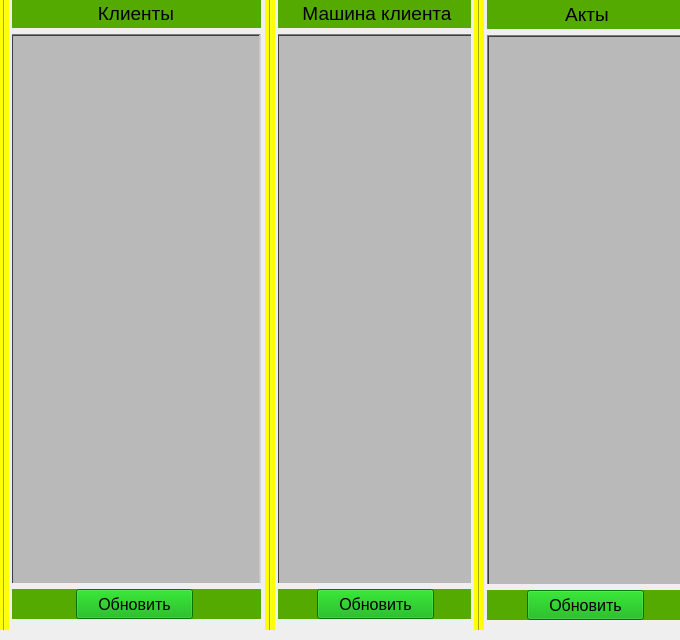
           <widget class="QFrame" name="frame_main_listWidget">
            <property name="minimumSize">
             <size>
              <width>680</width>
              <height>0</height>
             </size>
            </property>
            <property name="maximumSize">
             <size>
              <width>680</width>
              <height>16777215</height>
             </size>
            </property>
            <property name="layoutDirection">
             <enum>Qt::LeftToRight</enum>
            </property>
            <property name="autoFillBackground">
             <bool>false</bool>
            </property>
            <property name="frameShape">
             <enum>QFrame::NoFrame</enum>
            </property>
            <property name="frameShadow">
             <enum>QFrame::Plain</enum>
            </property>
            <widget class="QWidget" name="gridLayoutWidget">
             <property name="geometry">
              <rect>
               <x>-1</x>
               <y>-1</y>
               <width>681</width>
               <height>631</height>
              </rect>
             </property>
             <property name="autoFillBackground">
              <bool>false</bool>
             </property>
             <layout class="QGridLayout" name="gridLayout_listWidget">
              <property name="sizeConstraint">
               <enum>QLayout::SetMaximumSize</enum>
              </property>
              <property name="horizontalSpacing">
               <number>3</number>
              </property>
              <property name="verticalSpacing">
               <number>2</number>
              </property>
              <item row="0" column="1">
               <widget class="QFrame" name="frame_root_listWidget_client">
                <property name="minimumSize">
                 <size>
                  <width>250</width>
                  <height>0</height>
                 </size>
                </property>
                <property name="maximumSize">
                 <size>
                  <width>250</width>
                  <height>16777215</height>
                 </size>
                </property>
                <property name="autoFillBackground">
                 <bool>false</bool>
                </property>
                <property name="frameShape">
                 <enum>QFrame::NoFrame</enum>
                </property>
                <property name="frameShadow">
                 <enum>QFrame::Raised</enum>
                </property>
                <widget class="QWidget" name="verticalLayoutWidget_2">
                 <property name="geometry">
                  <rect>
                   <x>-1</x>
                   <y>-1</y>
                   <width>261</width>
                   <height>621</height>
                  </rect>
                 </property>
                 <property name="autoFillBackground">
                  <bool>false</bool>
                 </property>
                 <layout class="QVBoxLayout" name="verticalLayout_listWidget_client">
                  <property name="sizeConstraint">
                   <enum>QLayout::SetMaximumSize</enum>
                  </property>
                  <item>
                   <widget class="QFrame" name="frame_label_client_list">
                    <property name="maximumSize">
                     <size>
                      <width>250</width>
                      <height>30</height>
                     </size>
                    </property>
                    <property name="autoFillBackground">
                     <bool>false</bool>
                    </property>
                    <property name="styleSheet">
                     <string notr="true">background-color: rgb(85, 170, 0);</string>
                    </property>
                    <property name="frameShape">
                     <enum>QFrame::StyledPanel</enum>
                    </property>
                    <property name="frameShadow">
                     <enum>QFrame::Raised</enum>
                    </property>
                    <widget class="QLabel" name="label_client_list">
                     <property name="geometry">
                      <rect>
                       <x>0</x>
                       <y>0</y>
                       <width>250</width>
                       <height>30</height>
                      </rect>
                     </property>
                     <property name="minimumSize">
                      <size>
                       <width>250</width>
                       <height>30</height>
                      </size>
                     </property>
                     <property name="maximumSize">
                      <size>
                       <width>250</width>
                       <height>30</height>
                      </size>
                     </property>
                     <property name="font">
                      <font>
                       <pointsize>14</pointsize>
                      </font>
                     </property>
                     <property name="autoFillBackground">
                      <bool>false</bool>
                     </property>
                     <property name="styleSheet">
                      <string notr="true"/>
                     </property>
                     <property name="text">
                      <string>Клиенты</string>
                     </property>
                     <property name="alignment">
                      <set>Qt::AlignCenter</set>
                     </property>
                    </widget>
                   </widget>
                  </item>
                  <item>
                   <widget class="QFrame" name="frame_listWidget_client_list">
                    <property name="maximumSize">
                     <size>
                      <width>250</width>
                      <height>16777215</height>
                     </size>
                    </property>
                    <property name="autoFillBackground">
                     <bool>false</bool>
                    </property>
                    <property name="styleSheet">
                     <string notr="true">background-color: rgb(185, 185, 185);</string>
                    </property>
                    <property name="frameShape">
                     <enum>QFrame::StyledPanel</enum>
                    </property>
                    <property name="frameShadow">
                     <enum>QFrame::Raised</enum>
                    </property>
                    <widget class="QListWidget" name="listWidget_client_list">
                     <property name="geometry">
                      <rect>
                       <x>0</x>
                       <y>0</y>
                       <width>250</width>
                       <height>557</height>
                      </rect>
                     </property>
                     <property name="minimumSize">
                      <size>
                       <width>250</width>
                       <height>0</height>
                      </size>
                     </property>
                     <property name="maximumSize">
                      <size>
                       <width>250</width>
                       <height>16777215</height>
                      </size>
                     </property>
                     <property name="font">
                      <font>
                       <pointsize>12</pointsize>
                      </font>
                     </property>
                     <property name="autoFillBackground">
                      <bool>true</bool>
                     </property>
                     <property name="styleSheet">
                      <string notr="true">background-color: rgb(185, 185, 185);</string>
                     </property>
                     <property name="frameShape">
                      <enum>QFrame::WinPanel</enum>
                     </property>
                     <property name="autoScroll">
                      <bool>true</bool>
                     </property>
                     <property name="editTriggers">
                      <set>QAbstractItemView::AllEditTriggers</set>
                     </property>
                     <property name="tabKeyNavigation">
                      <bool>true</bool>
                     </property>
                     <property name="showDropIndicator" stdset="0">
                      <bool>false</bool>
                     </property>
                     <property name="alternatingRowColors">
                      <bool>true</bool>
                     </property>
                    </widget>
                   </widget>
                  </item>
                  <item>
                   <widget class="QFrame" name="frame_btn_client_list">
                    <property name="minimumSize">
                     <size>
                      <width>250</width>
                      <height>30</height>
                     </size>
                    </property>
                    <property name="maximumSize">
                     <size>
                      <width>250</width>
                      <height>30</height>
                     </size>
                    </property>
                    <property name="autoFillBackground">
                     <bool>false</bool>
                    </property>
                    <property name="styleSheet">
                     <string>background-color: rgb(85, 170, 0);</string>
                    </property>
                    <property name="frameShape">
                     <enum>QFrame::NoFrame</enum>
                    </property>
                    <property name="frameShadow">
                     <enum>QFrame::Plain</enum>
                    </property>
                    <widget class="QPushButton" name="btn_pushButton_update_client_list">
                     <property name="geometry">
                      <rect>
                       <x>65</x>
                       <y>0</y>
                       <width>117</width>
                       <height>30</height>
                      </rect>
                     </property>
                     <property name="maximumSize">
                      <size>
                       <width>16777215</width>
                       <height>30</height>
                      </size>
                     </property>
                     <property name="font">
                      <font>
                       <pointsize>12</pointsize>
                      </font>
                     </property>
                     <property name="autoFillBackground">
                      <bool>false</bool>
                     </property>
                     <property name="styleSheet">
                      <string notr="true">background-color: rgb(0, 170, 0);
border-bottom-color: rgb(255, 255, 127);</string>
                     </property>
                     <property name="text">
                      <string>Обновить</string>
                     </property>
                    </widget>
                   </widget>
                  </item>
                 </layout>
                </widget>
               </widget>
              </item>
              <item row="0" column="4">
               <widget class="Line" name="line_2">
                <property name="maximumSize">
                 <size>
                  <width>10</width>
                  <height>16777215</height>
                 </size>
                </property>
                <property name="autoFillBackground">
                 <bool>false</bool>
                </property>
                <property name="styleSheet">
                 <string notr="true">background-color: rgb(255, 255, 0);
border-color: rgb(255, 0, 0);</string>
                </property>
                <property name="lineWidth">
                 <number>1</number>
                </property>
                <property name="orientation">
                 <enum>Qt::Vertical</enum>
                </property>
               </widget>
              </item>
              <item row="0" column="5">
               <widget class="QFrame" name="frame_root_listWidget_order">
                <property name="maximumSize">
                 <size>
                  <width>200</width>
                  <height>16777215</height>
                 </size>
                </property>
                <property name="autoFillBackground">
                 <bool>false</bool>
                </property>
                <property name="frameShape">
                 <enum>QFrame::NoFrame</enum>
                </property>
                <property name="frameShadow">
                 <enum>QFrame::Raised</enum>
                </property>
                <widget class="QWidget" name="verticalLayoutWidget_4">
                 <property name="geometry">
                  <rect>
                   <x>0</x>
                   <y>0</y>
                   <width>241</width>
                   <height>621</height>
                  </rect>
                 </property>
                 <property name="autoFillBackground">
                  <bool>false</bool>
                 </property>
                 <layout class="QVBoxLayout" name="verticalLayout_listWidget_order">
                  <property name="sizeConstraint">
                   <enum>QLayout::SetMaximumSize</enum>
                  </property>
                  <item>
                   <widget class="QFrame" name="frame_label_order_list">
                    <property name="maximumSize">
                     <size>
                      <width>200</width>
                      <height>30</height>
                     </size>
                    </property>
                    <property name="autoFillBackground">
                     <bool>false</bool>
                    </property>
                    <property name="styleSheet">
                     <string notr="true">background-color: rgb(85, 170, 0);</string>
                    </property>
                    <property name="frameShape">
                     <enum>QFrame::StyledPanel</enum>
                    </property>
                    <property name="frameShadow">
                     <enum>QFrame::Raised</enum>
                    </property>
                    <widget class="QLabel" name="label_order_list">
                     <property name="geometry">
                      <rect>
                       <x>0</x>
                       <y>0</y>
                       <width>200</width>
                       <height>30</height>
                      </rect>
                     </property>
                     <property name="minimumSize">
                      <size>
                       <width>200</width>
                       <height>30</height>
                      </size>
                     </property>
                     <property name="maximumSize">
                      <size>
                       <width>200</width>
                       <height>30</height>
                      </size>
                     </property>
                     <property name="font">
                      <font>
                       <pointsize>14</pointsize>
                      </font>
                     </property>
                     <property name="autoFillBackground">
                      <bool>false</bool>
                     </property>
                     <property name="styleSheet">
                      <string notr="true"/>
                     </property>
                     <property name="text">
                      <string>Акты</string>
                     </property>
                     <property name="alignment">
                      <set>Qt::AlignCenter</set>
                     </property>
                    </widget>
                   </widget>
                  </item>
                  <item>
                   <widget class="QFrame" name="frame_listWidget_order_list">
                    <property name="autoFillBackground">
                     <bool>false</bool>
                    </property>
                    <property name="styleSheet">
                     <string notr="true">background-color: rgb(185, 185, 185);</string>
                    </property>
                    <property name="frameShape">
                     <enum>QFrame::StyledPanel</enum>
                    </property>
                    <property name="frameShadow">
                     <enum>QFrame::Raised</enum>
                    </property>
                    <widget class="QListWidget" name="listWidget_order_list">
                     <property name="geometry">
                      <rect>
                       <x>0</x>
                       <y>0</y>
                       <width>200</width>
                       <height>557</height>
                      </rect>
                     </property>
                     <property name="minimumSize">
                      <size>
                       <width>200</width>
                       <height>0</height>
                      </size>
                     </property>
                     <property name="maximumSize">
                      <size>
                       <width>200</width>
                       <height>16777215</height>
                      </size>
                     </property>
                     <property name="font">
                      <font>
                       <pointsize>12</pointsize>
                      </font>
                     </property>
                     <property name="autoFillBackground">
                      <bool>true</bool>
                     </property>
                     <property name="styleSheet">
                      <string notr="true">background-color: rgb(185, 185, 185);</string>
                     </property>
                     <property name="frameShape">
                      <enum>QFrame::WinPanel</enum>
                     </property>
                     <property name="editTriggers">
                      <set>QAbstractItemView::AllEditTriggers</set>
                     </property>
                     <property name="tabKeyNavigation">
                      <bool>true</bool>
                     </property>
                     <property name="showDropIndicator" stdset="0">
                      <bool>false</bool>
                     </property>
                     <property name="alternatingRowColors">
                      <bool>true</bool>
                     </property>
                     <property name="selectionBehavior">
                      <enum>QAbstractItemView::SelectRows</enum>
                     </property>
                    </widget>
                   </widget>
                  </item>
                  <item>
                   <widget class="QFrame" name="frame_btn_order_list">
                    <property name="minimumSize">
                     <size>
                      <width>200</width>
                      <height>30</height>
                     </size>
                    </property>
                    <property name="maximumSize">
                     <size>
                      <width>200</width>
                      <height>30</height>
                     </size>
                    </property>
                    <property name="autoFillBackground">
                     <bool>false</bool>
                    </property>
                    <property name="styleSheet">
                     <string>background-color: rgb(85, 170, 0);</string>
                    </property>
                    <property name="frameShape">
                     <enum>QFrame::NoFrame</enum>
                    </property>
                    <property name="frameShadow">
                     <enum>QFrame::Plain</enum>
                    </property>
                    <widget class="QPushButton" name="btn_pushButton_update_order_list">
                     <property name="geometry">
                      <rect>
                       <x>40</x>
                       <y>0</y>
                       <width>117</width>
                       <height>30</height>
                      </rect>
                     </property>
                     <property name="maximumSize">
                      <size>
                       <width>16777215</width>
                       <height>30</height>
                      </size>
                     </property>
                     <property name="font">
                      <font>
                       <pointsize>12</pointsize>
                      </font>
                     </property>
                     <property name="autoFillBackground">
                      <bool>false</bool>
                     </property>
                     <property name="styleSheet">
                      <string notr="true">background-color: rgb(0, 170, 0);
border-bottom-color: rgb(255, 255, 127);</string>
                     </property>
                     <property name="text">
                      <string>Обновить</string>
                     </property>
                    </widget>
                   </widget>
                  </item>
                 </layout>
                </widget>
               </widget>
              </item>
              <item row="0" column="2">
               <widget class="Line" name="a_line">
                <property name="maximumSize">
                 <size>
                  <width>10</width>
                  <height>16777215</height>
                 </size>
                </property>
                <property name="autoFillBackground">
                 <bool>false</bool>
                </property>
                <property name="styleSheet">
                 <string notr="true">background-color: rgb(255, 255, 0);
border-color: rgb(255, 0, 0);</string>
                </property>
                <property name="lineWidth">
                 <number>1</number>
                </property>
                <property name="orientation">
                 <enum>Qt::Vertical</enum>
                </property>
               </widget>
              </item>
              <item row="0" column="0">
               <widget class="Line" name="line">
                <property name="maximumSize">
                 <size>
                  <width>10</width>
                  <height>16777215</height>
                 </size>
                </property>
                <property name="autoFillBackground">
                 <bool>false</bool>
                </property>
                <property name="styleSheet">
                 <string notr="true">background-color: rgb(255, 255, 0);
border-color: rgb(255, 0, 0);</string>
                </property>
                <property name="lineWidth">
                 <number>1</number>
                </property>
                <property name="orientation">
                 <enum>Qt::Vertical</enum>
                </property>
               </widget>
              </item>
              <item row="0" column="3">
               <widget class="QFrame" name="frame_root_lisrWidget_car">
                <property name="maximumSize">
                 <size>
                  <width>200</width>
                  <height>16777215</height>
                 </size>
                </property>
                <property name="autoFillBackground">
                 <bool>false</bool>
                </property>
                <property name="frameShape">
                 <enum>QFrame::NoFrame</enum>
                </property>
                <property name="frameShadow">
                 <enum>QFrame::Raised</enum>
                </property>
                <widget class="QWidget" name="verticalLayoutWidget_3">
                 <property name="geometry">
                  <rect>
                   <x>-1</x>
                   <y>-1</y>
                   <width>202</width>
                   <height>621</height>
                  </rect>
                 </property>
                 <property name="autoFillBackground">
                  <bool>false</bool>
                 </property>
                 <layout class="QVBoxLayout" name="verticalLayout_listWidget_car">
                  <property name="sizeConstraint">
                   <enum>QLayout::SetMaximumSize</enum>
                  </property>
                  <item>
                   <widget class="QFrame" name="frame_label_car_list">
                    <property name="maximumSize">
                     <size>
                      <width>200</width>
                      <height>30</height>
                     </size>
                    </property>
                    <property name="autoFillBackground">
                     <bool>false</bool>
                    </property>
                    <property name="styleSheet">
                     <string notr="true">background-color: rgb(85, 170, 0);</string>
                    </property>
                    <property name="frameShape">
                     <enum>QFrame::StyledPanel</enum>
                    </property>
                    <property name="frameShadow">
                     <enum>QFrame::Raised</enum>
                    </property>
                    <widget class="QLabel" name="label_car_list">
                     <property name="geometry">
                      <rect>
                       <x>0</x>
                       <y>0</y>
                       <width>200</width>
                       <height>30</height>
                      </rect>
                     </property>
                     <property name="minimumSize">
                      <size>
                       <width>200</width>
                       <height>30</height>
                      </size>
                     </property>
                     <property name="maximumSize">
                      <size>
                       <width>200</width>
                       <height>30</height>
                      </size>
                     </property>
                     <property name="font">
                      <font>
                       <pointsize>14</pointsize>
                      </font>
                     </property>
                     <property name="autoFillBackground">
                      <bool>false</bool>
                     </property>
                     <property name="styleSheet">
                      <string notr="true"/>
                     </property>
                     <property name="text">
                      <string>Машина клиента</string>
                     </property>
                     <property name="alignment">
                      <set>Qt::AlignCenter</set>
                     </property>
                    </widget>
                   </widget>
                  </item>
                  <item>
                   <widget class="QFrame" name="frame_listWidget_car_list">
                    <property name="autoFillBackground">
                     <bool>false</bool>
                    </property>
                    <property name="styleSheet">
                     <string notr="true">background-color: rgb(185, 185, 185);</string>
                    </property>
                    <property name="frameShape">
                     <enum>QFrame::StyledPanel</enum>
                    </property>
                    <property name="frameShadow">
                     <enum>QFrame::Raised</enum>
                    </property>
                    <widget class="QListWidget" name="listWidget_car_list">
                     <property name="geometry">
                      <rect>
                       <x>0</x>
                       <y>0</y>
                       <width>200</width>
                       <height>557</height>
                      </rect>
                     </property>
                     <property name="minimumSize">
                      <size>
                       <width>200</width>
                       <height>0</height>
                      </size>
                     </property>
                     <property name="maximumSize">
                      <size>
                       <width>200</width>
                       <height>16777215</height>
                      </size>
                     </property>
                     <property name="font">
                      <font>
                       <pointsize>12</pointsize>
                      </font>
                     </property>
                     <property name="autoFillBackground">
                      <bool>true</bool>
                     </property>
                     <property name="styleSheet">
                      <string notr="true">background-color: rgb(185, 185, 185);</string>
                     </property>
                     <property name="frameShape">
                      <enum>QFrame::WinPanel</enum>
                     </property>
                     <property name="editTriggers">
                      <set>QAbstractItemView::AllEditTriggers</set>
                     </property>
                     <property name="tabKeyNavigation">
                      <bool>true</bool>
                     </property>
                     <property name="showDropIndicator" stdset="0">
                      <bool>false</bool>
                     </property>
                     <property name="alternatingRowColors">
                      <bool>true</bool>
                     </property>
                     <property name="selectionBehavior">
                      <enum>QAbstractItemView::SelectRows</enum>
                     </property>
                    </widget>
                   </widget>
                  </item>
                  <item>
                   <widget class="QFrame" name="frame_btn_car_list">
                    <property name="minimumSize">
                     <size>
                      <width>200</width>
                      <height>30</height>
                     </size>
                    </property>
                    <property name="maximumSize">
                     <size>
                      <width>200</width>
                      <height>30</height>
                     </size>
                    </property>
                    <property name="autoFillBackground">
                     <bool>false</bool>
                    </property>
                    <property name="styleSheet">
                     <string>background-color: rgb(85, 170, 0);</string>
                    </property>
                    <property name="frameShape">
                     <enum>QFrame::NoFrame</enum>
                    </property>
                    <property name="frameShadow">
                     <enum>QFrame::Plain</enum>
                    </property>
                    <widget class="QPushButton" name="btn_pushButton_update_car_list">
                     <property name="geometry">
                      <rect>
                       <x>40</x>
                       <y>0</y>
                       <width>117</width>
                       <height>30</height>
                      </rect>
                     </property>
                     <property name="maximumSize">
                      <size>
                       <width>16777215</width>
                       <height>30</height>
                      </size>
                     </property>
                     <property name="font">
                      <font>
                       <pointsize>12</pointsize>
                      </font>
                     </property>
                     <property name="autoFillBackground">
                      <bool>false</bool>
                     </property>
                     <property name="styleSheet">
                      <string notr="true">background-color: rgb(0, 170, 0);
border-bottom-color: rgb(255, 255, 127);</string>
                     </property>
                     <property name="text">
                      <string>Обновить</string>
                     </property>
                    </widget>
                   </widget>
                  </item>
                 </layout>
                </widget>
               </widget>
              </item>
             </layout>
            </widget>
           </widget>
